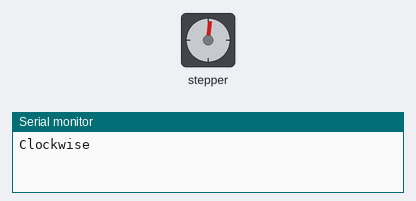
The sketch below on a simulated Arduino Uno, built with avr-gcc and run on an emulated ATmega328P. On the bench: stepper motor, the last lines printed to the serial monitor. Stepper angles assume 200 steps per turn.

Above: at 0.05 s.
At 0.95 s:
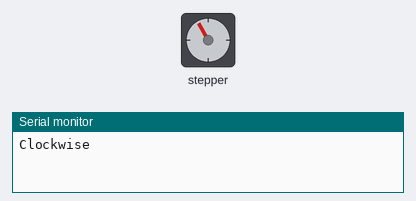
At 1.85 s:
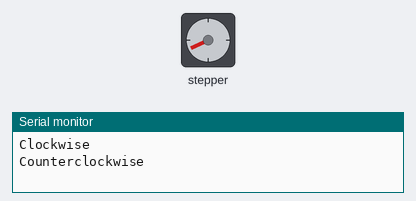
At 3.0 s:
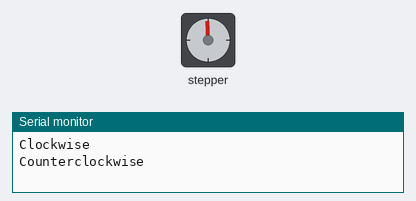
Timing chart, 0 to 6.9 s (numbered marks = the images above):
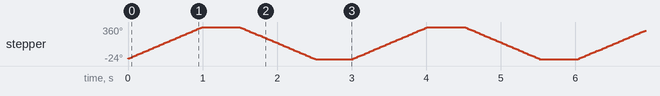

Measured:
- by itself, stepper: turns 360° clockwise in 0.99 s, then 362° counter-clockwise in 1.0 s, repeating every 3.0 s

The sketch:

p7b.ino
```cpp
#include<Stepper.h>

const int spr=200;
Stepper myStepper(spr,8,9,10,11);

void setup() {
  // put your setup code here, to run once:
  myStepper.setSpeed(60);
  Serial.begin(9600);
}

void loop() {
   //put your main code here, to run repeatedly:
  Serial.println("Clockwise");
  myStepper.step(spr);
  delay(500);

  Serial.println("Counterclockwise");
  myStepper.step(~200);
  delay(500);
}
```
